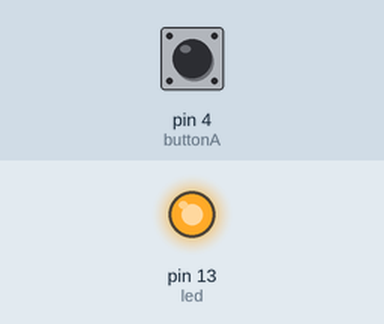
The sketch below on a simulated Arduino Uno, built with avr-gcc and run on an emulated ATmega328P. Parts: output pins drawn as LEDs (lit = HIGH). Inputs (shaded band) come from the test bench; at power-on: pin 4 (buttonA) HIGH.

Above: at 1.2 s.
1.3 s: pin 4 (buttonA) pulled LOW for 0.15 s
At 1.37 s:
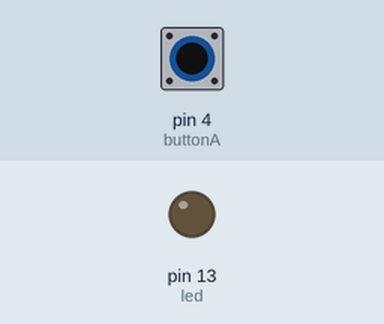
2.9 s: pin 4 (buttonA) pulled LOW for 3.2 s
At 7.0 s:
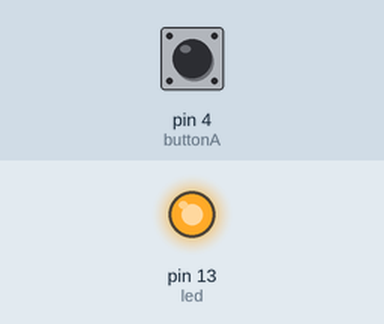
Timing chart, 0 to 8.5 s (numbered marks = the images above; inputs shaded):
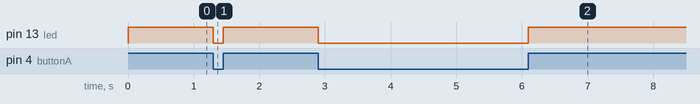

Measured:
- after the input at 1.3 s, pin 13 (led): HIGH → LOW at once, → HIGH 0.15 s later
- after the input at 2.9 s, pin 13 (led): HIGH → LOW at once, → HIGH 3.2 s later

The sketch:

onebutton.ino
```cpp
// anything after two slashes like this is just a comment, not code

// identify which pins we connect to
#define buttonA  4 // this is the number of the pin we connect the button A to
#define led     13 // this is the number of the pin for the light on the board

// bool just means that something can be 'true' or 'false' (HIGH or LOW)
bool buttonStatusA; // this is where we will keep track of if button A is pushed

// these two lines of code just makes the rest of the code easier to understand
#define NOTPUSHED HIGH
#define PUSHED    LOW


// the "setup" code runs one time when you first run the program
void setup() {

  // the led is an output
  pinMode(led, OUTPUT);

  // the button is an INPUT
  // PULLUP allows the Arduino to detect when the button *isn't* pushed
  pinMode(buttonA, INPUT_PULLUP);
}


// the "loop" code runs over and over again
void loop() {

  buttonStatusA = digitalRead(buttonA); // read the status of button A

  // if the button is not pushed, turn on the led
  if (buttonStatusA == NOTPUSHED) {
    digitalWrite(led, HIGH); // turn the LED on
  } else {
    digitalWrite(led, LOW);  // turn the LED off
  }
}
```
